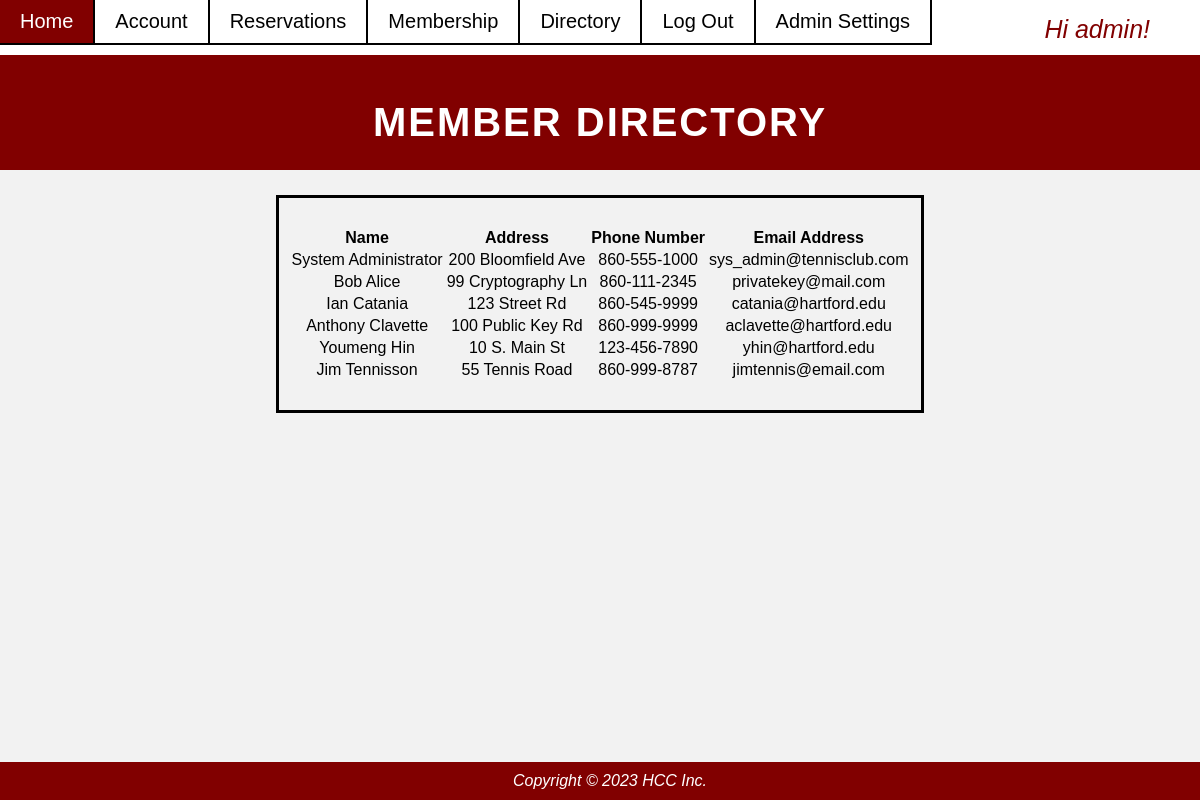
The app's page /directory/ (signed in), older data.
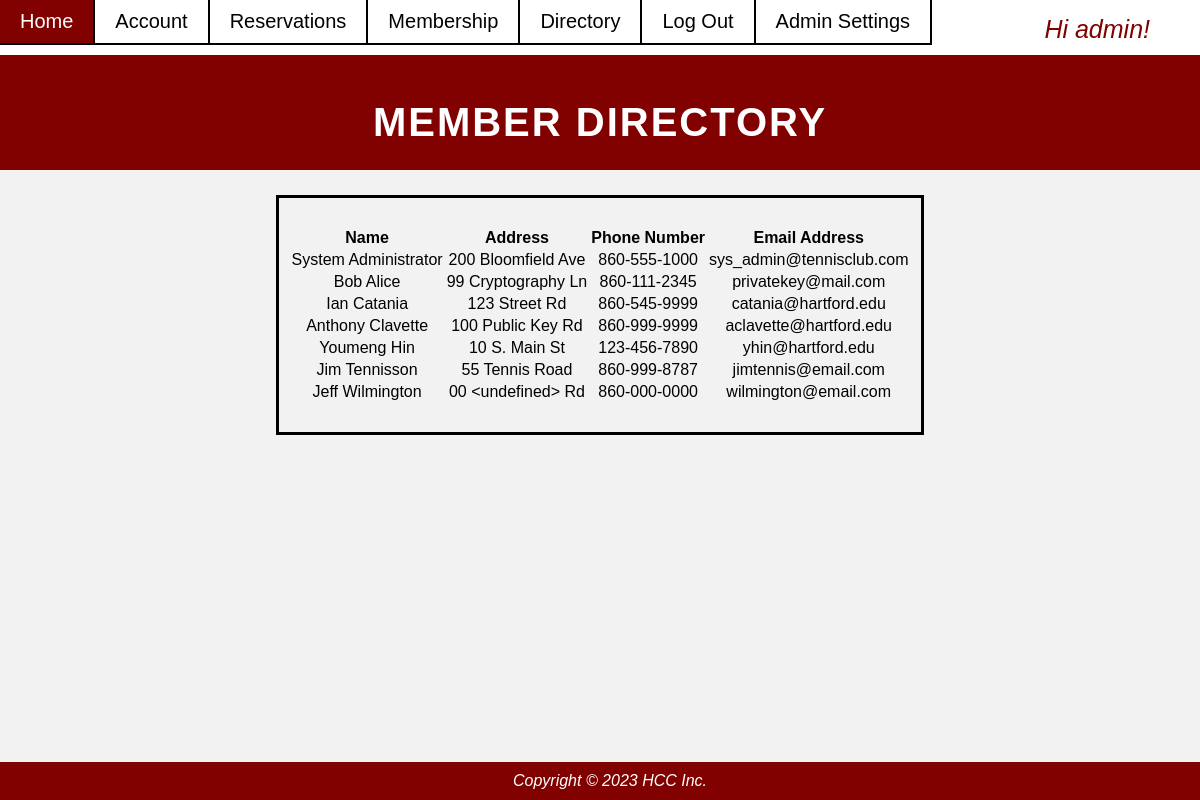
The same page, newer data.
### app/models.py (models this page shows, shortened)
class MemberProfile(models.Model):
    user = models.OneToOneField(User, on_delete=models.CASCADE) # Delete profile when user is deleted, this is username/password/email
    last_name = models.CharField(max_length=100, default="")
    first_name = models.CharField(max_length=100, default="")
    address = models.CharField(max_length=100, default="")
    phone_number = models.CharField(max_length=100, default="")
    date_of_birth = models.DateField(max_length=100, default="mm/dd/yy")
    in_directory = models.BooleanField()

### app/views.py (the view)
# urls.py: path("directory/", views.directory_page, name='directory'),
@login_required(login_url='signup')
def directory_page(request):
    template_name = 'directory.html'
    is_member = True
    try:
        profile = MemberProfile.objects.get(first_name = request.user.memberprofile.first_name)
    except MemberProfile.DoesNotExist:
        is_member = False
    email = User.email
    profiles = MemberProfile.objects.order_by('last_name')
    context = {
        'profiles': profiles,
        'is_member': is_member,
    }
    return render(request, template_name, context)

### templates/directory.html (shortened to what this page needs)
{% extends "base.html" %}
{% block content %}
<!DOCTYPE html>
<html>
<head>
    <link rel="stylesheet" href="../static/css/style.css">
</head>
<body>
    {% if user.is_authenticated and is_member %}
	<header style="padding-top: 100px;">
		<h1>Member Directory</h1>
	</header>
	<main>
        <div class="accountbox">
		<section>
			<br>
            <table class="table">
            <thead>
                <tr>
                <th scope="col">Name</th>
                <th scope="col">Address</th>
                <th scope="col">Phone Number</th>
                <th scope="col">Email Address</th>
                </tr>
            </thead>
            <tbody>
                {%for profile in profiles%}
                <tr>
                <td>{{profile.first_name}} {{profile.last_name}}</td>
                <td>{{profile.address}}</td>
                <td>{{profile.phone_number}}</td>
                <td>{{profile.user.email}}</td>
                </tr>
                {%endfor%}
            </tbody>
            </table>
            <br>
		</section>
    </div>
	</main>
    {% endif %}
	<footer>
		<p>Copyright © 2023 HCC Inc.</p>
	</footer>
</body>
</html>
{% endblock content %}

Row changes from the older to the newer data that the page shows:
added MemberProfile: first_name "Jeff", last_name "Wilmington", address "00 <undefined> Rd", phone_number "860-000-0000", user.email "wilmington@email.com"
